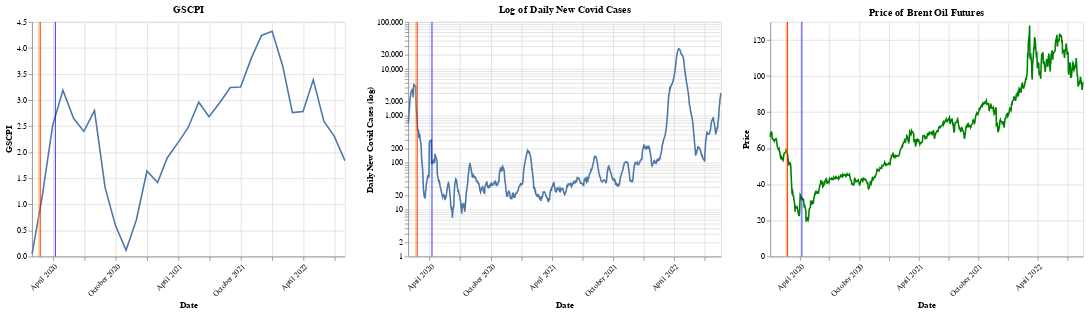

The notebook cell this image was saved under:
### Markdown cell above
# Data Analysis

### Code cell
alt.data_transformers.disable_max_rows()
chart = alt.Chart(oil_prices[oil_prices['Date'] >= '2020-01-01']).mark_line(tooltip=True).encode(
  alt.X('Date',axis=alt.Axis(format = "%B %Y", labelAngle=-45)),
  alt.Y('Price'),
  color = alt.value('green'),
  tooltip=['Date','Price']
).properties(
    title='Price of Brent Oil Futures'
)

chart1 = alt.Chart(gscpi[gscpi['Date'] >= '2020-01-01']).mark_line(tooltip=True).encode(
  alt.X('Date',axis=alt.Axis(format = "%B %Y", labelAngle=-45)),
  alt.Y('GSCPI'),
  tooltip=['Date','GSCPI']
).properties(
    title='GSCPI'
)

chart2 = alt.Chart(cases).mark_line(tooltip=True).encode(
  alt.X('Date',axis=alt.Axis(format = "%B %Y", labelAngle=-45)),
  alt.Y('new_cases_smoothed:Q', title = 'Daily New Covid Cases (log)', scale=alt.Scale(type="log")),
  
  tooltip=['Date','new_cases_smoothed'],
).properties(
    title='Log of Daily New Covid Cases'
)

rules = alt.Chart(pd.DataFrame({
  'Date': ['2020-02-20','2020-02-24','2020-04-08'],
  'color': ['orange','red','blue'],
  'Event':['Hubei Lockdown Commenced','Russia launched a full-scale military invasion into Ukraine', 'Wuhan Lockdown Ended']
})).mark_rule().encode(
  x='Date:T',
  color=alt.Color('color:N', scale=None),
  tooltip = ['Event']
)

chart = chart + rules 
chart1 = chart1 + rules
chart2 = chart2 + rules

# Saving charts
chart.save('oil_prices_chart.html')
chart1.save('gscpi_chart.html')
chart2.save('covid_chart.html')
combined = chart1|chart2|chart
combined.save('combined.html')
combined

### Figure 1 — Vega-Lite specification as saved in the notebook (floating-point values rounded to 4 significant figures; data arrays with more than 128 entries replaced by an {"elided": "..."} marker saying what was removed)
{"config": {"view": {"continuousWidth": 400, "continuousHeight": 300}}, "hconcat": [{"layer": [{"data": {"name": "data-49faa894314f1e48f321cdb20e30c1b9"}, "mark": {"type": "line", "tooltip": true}, "encoding": {"tooltip": [{"field": "Date", "type": "temporal"}, {"field": "GSCPI", "type": "quantitative"}], "x": {"axis": {"format": "%B %Y", "labelAngle": -45}, "field": "Date", "type": "temporal"}, "y": {"field": "GSCPI", "type": "quantitative"}}, "title": "GSCPI"}, {"data": {"name": "data-46939ae25432df6c32f562911cdb4cfa"}, "mark": "rule", "encoding": {"color": {"field": "color", "scale": null, "type": "nominal"}, "tooltip": [{"field": "Event", "type": "nominal"}], "x": {"field": "Date", "type": "temporal"}}}]}, {"layer": [{"data": {"name": "data-f6639f3962b38e8d54808c83af283030"}, "mark": {"type": "line", "tooltip": true}, "encoding": {"tooltip": [{"field": "Date", "type": "temporal"}, {"field": "new_cases_smoothed", "type": "quantitative"}], "x": {"axis": {"format": "%B %Y", "labelAngle": -45}, "field": "Date", "type": "temporal"}, "y": {"field": "new_cases_smoothed", "scale": {"type": "log"}, "title": "Daily New Covid Cases (log)", "type": "quantitative"}}, "title": "Log of Daily New Covid Cases"}, {"data": {"name": "data-46939ae25432df6c32f562911cdb4cfa"}, "mark": "rule", "encoding": {"color": {"field": "color", "scale": null, "type": "nominal"}, "tooltip": [{"field": "Event", "type": "nominal"}], "x": {"field": "Date", "type": "temporal"}}}]}, {"layer": [{"data": {"name": "data-a2287c502d522f20815d99711b84add6"}, "mark": {"type": "line", "tooltip": true}, "encoding": {"color": {"value": "green"}, "tooltip": [{"field": "Date", "type": "temporal"}, {"field": "Price", "type": "quantitative"}], "x": {"axis": {"format": "%B %Y", "labelAngle": -45}, "field": "Date", "type": "temporal"}, "y": {"field": "Price", "type": "quantitative"}}, "title": "Price of Brent Oil Futures"}, {"data": {"name": "data-46939ae25432df6c32f562911cdb4cfa"}, "mark": "rule", "encoding": {"color": {"field": "color", "scale": null, "type": "nominal"}, "tooltip": [{"field": "Event", "type": "nominal"}], "x": {"field": "Date", "type": "temporal"}}}]}], "$schema": "https://vega.github.io/schema/vega-lite/v4.17.0.json", "datasets": {"data-49faa894314f1e48f321cdb20e30c1b9": [{"Date": "2020-01-31T00:00:00", "GSCPI": 0.05}, {"Date": "2020-02-29T00:00:00", "GSCPI": 1.13}, {"Date": "2020-03-31T00:00:00", "GSCPI": 2.51}, {"Date": "2020-04-30T00:00:00", "GSCPI": 3.19}, {"Date": "2020-05-31T00:00:00", "GSCPI": 2.65}, {"Date": "2020-06-30T00:00:00", "GSCPI": 2.4}, {"Date": "2020-07-31T00:00:00", "GSCPI": 2.8}, {"Date": "2020-08-31T00:00:00", "GSCPI": 1.32}, {"Date": "2020-09-30T00:00:00", "GSCPI": 0.6}, {"Date": "2020-10-31T00:00:00", "GSCPI": 0.12}, {"Date": "2020-11-30T00:00:00", "GSCPI": 0.7}, {"Date": "2020-12-31T00:00:00", "GSCPI": 1.64}, {"Date": "2021-01-31T00:00:00", "GSCPI": 1.42}, {"Date": "2021-02-28T00:00:00", "GSCPI": 1.89}, {"Date": "2021-03-31T00:00:00", "GSCPI": 2.18}, {"Date": "2021-04-30T00:00:00", "GSCPI": 2.47}, {"Date": "2021-05-31T00:00:00", "GSCPI": 2.96}, {"Date": "2021-06-30T00:00:00", "GSCPI": 2.68}, {"Date": "2021-07-31T00:00:00", "GSCPI": 2.95}, {"Date": "2021-08-31T00:00:00", "GSCPI": 3.24}, {"Date": "2021-09-30T00:00:00", "GSCPI": 3.25}, {"Date": "2021-10-31T00:00:00", "GSCPI": 3.8}, {"Date": "2021-11-30T00:00:00", "GSCPI": 4.24}, {"Date": "2021-12-31T00:00:00", "GSCPI": 4.32}, {"Date": "2022-01-31T00:00:00", "GSCPI": 3.65}, {"Date": "2022-02-28T00:00:00", "GSCPI": 2.76}, {"Date": "2022-03-31T00:00:00", "GSCPI": 2.78}, {"Date": "2022-04-30T00:00:00", "GSCPI": 3.39}, {"Date": "2022-05-31T00:00:00", "GSCPI": 2.59}, {"Date": "2022-06-30T00:00:00", "GSCPI": 2.31}, {"Date": "2022-07-31T00:00:00", "GSCPI": 1.84}], "data-46939ae25432df6c32f562911cdb4cfa": [{"Date": "2020-02-20", "color": "orange", "Event": "Hubei Lockdown Commenced"}, {"Date": "2020-02-24", "color": "red", "Event": "Russia launched a full-scale military invasion into Ukraine"}, {"Date": "2020-04-08", "color": "blue", "Event": "Wuhan Lockdown Ended"}], "data-f6639f3962b38e8d54808c83af283030": {"elided": "928 records"}, "data-a2287c502d522f20815d99711b84add6": {"elided": "682 records"}}}
